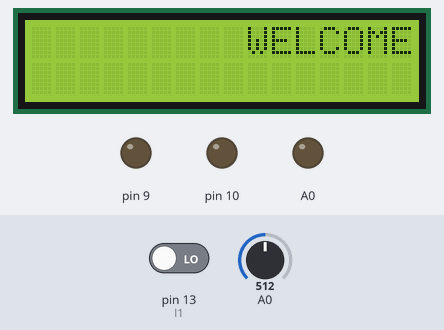
Simulated run of this sketch. Board: Arduino Uno, built with avr-gcc and run on an emulated ATmega328P. Parts: 16×2 character LCD, output pins drawn as LEDs (lit = HIGH). The test bench sets the inputs (shaded band); at power-on: pin 13 (l1) LOW, A0 = 512. What the sketch prints to the serial monitor is not drawn.

Above: at 3.2 s.
4.5 s: pin 13 (l1) driven HIGH
At 6.5 s:
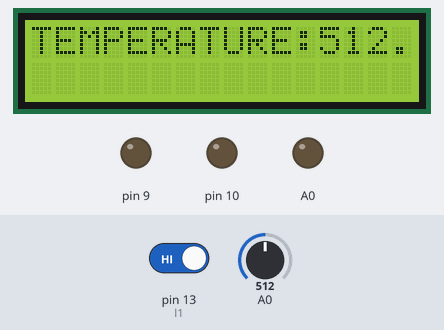
At 11.4 s:
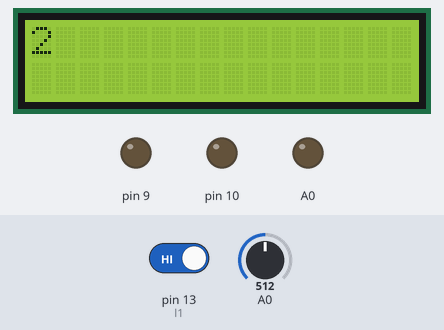

Measured:
- after the input at 4.5 s, the display: first changes at once (image 1 shows a later state)
- what the display in image 1 shows lasts 1.5 s, from 6.0 s to 7.5 s

The sketch:

Sanitization_Using_Arduino_in_Proteus_8_Professional.ino
```cpp
#include<LiquidCrystal.h>
LiquidCrystal lcd (12,11,5,4,3,2);
float pm=A0;
int l1=13;
int count=0,b=0;
int m=10;


void setup(){
  pinMode(A0,OUTPUT);
  pinMode(13,INPUT);
  pinMode(9,OUTPUT);
  Serial.begin(9600);
  lcd.begin(16,2);

String str = "WELCOME TO SANITIZATION MACHINE";
lcd.print(str);
Serial.println(str);
delay(100);
for(int i=0; i<str.length(); i++)
{
  lcd.scrollDisplayLeft();
  delay(100);

}
lcd.clear();


}

void loop(){
b=digitalRead(l1);
if(b==HIGH){
  count++;
    lcd.print(count);
    delay(1500);
lcd.clear();
pm = analogRead(A0);
//pm=pm%10;
m=pm;
lcd.setCursor(0,0);
lcd.print("TEMPERATURE:");
lcd.print(pm);
delay(1500);
lcd.clear();
if(pm>=95 && pm<=100){
//lcd.setCursor(0,1);
//lcd.print("SANITIZATION POSSIBLE");
analogWrite(10,m);
String str = "SANITIZATION CAN BE DONE";
lcd.print(str);
Serial.println(str);
delay(100);
for(int i=0; i<str.length(); i++)
{
  lcd.scrollDisplayLeft();
  delay(100);

}
lcd.clear();
}
else{
  analogWrite(10,0);
  String str = "SANITIZATION CAN'T BE DONE";
lcd.print(str);
Serial.println(str);
delay(100);
for(int i=0; i<str.length(); i++)
{
  lcd.scrollDisplayLeft();
  delay(100);

}
lcd.clear();
}
}
}
```
